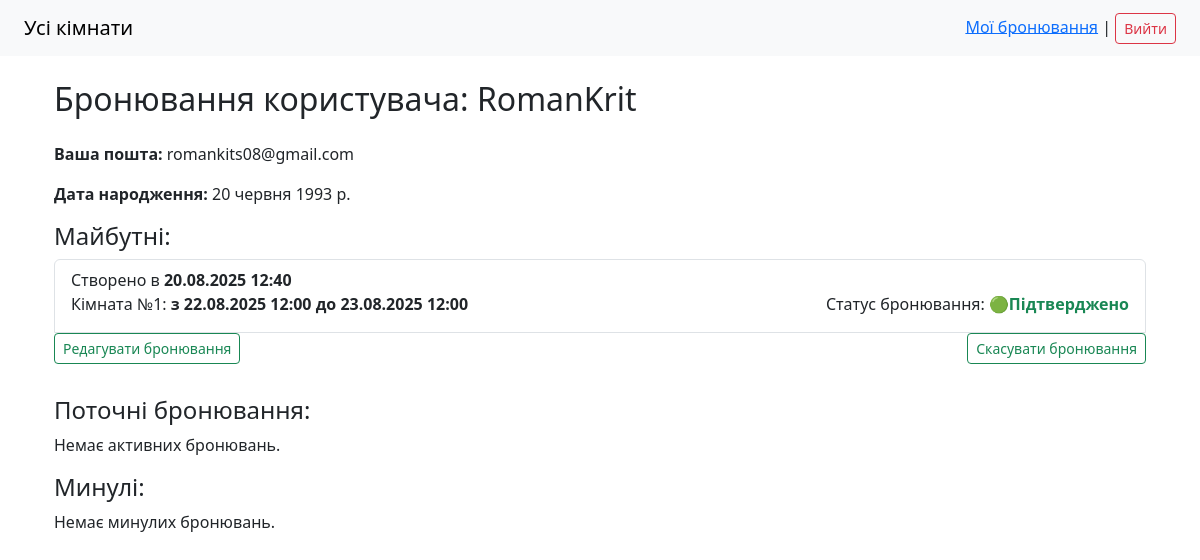
/my_bookings/ (signed in), run on the app's committed database.
### booking/models.py (models this page shows, shortened)
class CustomUser(AbstractUser):
    birth_date = models.DateField(blank=True, null=True)

class Booking(models.Model):
    user = models.ForeignKey(CustomUser, on_delete=models.CASCADE, related_name='bookings')
    room = models.ForeignKey(Room, on_delete = models.CASCADE, related_name = 'bookings')
    start_time = models.DateTimeField()
    end_time = models.DateTimeField()
    created_at = models.DateTimeField(auto_now_add = True)
    status = models.CharField(
        max_length = 20,
        choices = [
            ('pending', 'Очікує підтвердження'),
            ('confirmed', 'Підтверджено'),
            ('cancelled', 'Скасовано')
        ],
        default = 'pending'
    )
    class Meta:
        ordering = ['-created_at']
        verbose_name = "Бронювання"
        verbose_name_plural = "Бронювання"

class Room(models.Model):
    number = models.PositiveIntegerField(unique = True)
    description = models.TextField(blank = True)
    capacity = models.PositiveIntegerField()
    price_per_hour = models.DecimalField(max_digits = 6, decimal_places = 2)
    is_active = models.BooleanField(default=True)
    class Meta:
        verbose_name = "Кімната"
        verbose_name_plural = "Кімнати"

### booking/views.py (the view)
# urls.py: path('my_bookings/', views.my_bookings, name='my_bookings'),
@login_required
def my_bookings(request: HttpRequest):
    user = request.user
    now = timezone.now()
    future_bookings = Booking.objects.filter(user = user, start_time__gte=now).order_by('start_time')
    active_bookings = Booking.objects.filter(user=user, start_time__lte=now, end_time__gte=now).order_by('start_time')
    past_bookings = Booking.objects.filter(user = user, end_time__lt=now).order_by('-start_time')
    return render(request, 'booking/my_bookings.html', {
        'future_bookings': future_bookings,
        'past_bookings': past_bookings,
        'active_bookings': active_bookings
    })

### booking/templates/booking/my_bookings.html (shortened to what this page needs)
{% extends 'base.html' %}
{% block content %}
  <div class="container mt-4">
    <h2 class="mb-4">Бронювання користувача: {{user.username}}</h2>
    <p><strong>Ваша пошта:</strong> {{ user.email }}</p>
    <p><strong>Дата народження:</strong> {{ user.birth_date }}</p>
    <h4>Майбутні:</h4>
    {% if future_bookings %}
      <ul class="list-group mb-4">
        {% for booking in future_bookings %}
        <li class="list-group-item">
          Створено в <strong>{{ booking.created_at|date:"d.m.Y H:i" }}</strong>
          <div class="d-flex justify-content-between mb-2">
            <div>
              Кімната №{{ booking.room.number }}: <strong>з {{ booking.start_time|date:"d.m.Y H:i" }} до {{ booking.end_time|date:"d.m.Y H:i" }}</strong>
            </div>
            <div>
              Статус бронювання:
              <strong>{% with booking.get_status_display as status %}
                {% if status == 'Очікує підтвердження' %}
                <span class="text-warning">🟡{{ status }}</span>
                {% elif status == 'Підтверджено' %}
                  <span class="text-success">🟢{{ status }}</span>
                {% else %}
                  <span class="text-danger">🔴{{ status }}</span>
                {% endif %}
              {% endwith %}
              </strong>
            </div>
          </div>
        </li>
          <div class="d-flex justify-content-between mb-2">
            <div>
              <a href="{% url 'edit_booking' booking.pk %}" class="btn btn-outline-success btn-sm">Редагувати бронювання</a>
            </div>
            <div>
              <form action="{% url 'cancel_booking' booking.pk %}" method="POST">
                <button type="submit" class="btn btn-outline-success btn-sm">Скасувати бронювання</button>
              </form>
            </div>
          </div>
        {% endfor %}
      </ul>
    {% else %}
      <p>Немає майбутніх бронювань.</p>
    {% endif %}
    <h4>Поточні бронювання:</h4>
    {% if active_bookings %}
      <ul class="list-group mb-4">
        {% for booking in active_bookings %}
          <li class="list-group-item">
            Створено в <strong>{{ booking.created_at|date:"d.m.Y H:i" }}</strong>
            <div class="d-flex justify-content-between mb-2">
              <div>
                Кімната №{{ booking.room.number }}: <strong>з {{ booking.start_time|date:"d.m.Y H:i" }} до {{ booking.end_time|date:"d.m.Y H:i" }}</strong>
              </div>
              <div>
                Статус бронювання:
                <strong>{% with booking.get_status_display as status %}
                  {% if status == 'Очікує підтвердження' %}
                  <span class="text-warning">🟡{{ status }}
                  {% elif status == 'Підтверджено' %}
                    <span class="text-success">🟢{{ status }}</span>
                  {% else %}
                    <span class="text-danger">🔴{{ status }}</span>
                  {% endif %}
                {% endwith %}
                </strong>
              </div>
            </div>
          </li>
          <div class="d-flex justify-content-between mb-2">
            <div>
              <a href="{% url 'edit_booking' booking.pk %}" class="btn btn-outline-success btn-sm">Редагувати бронювання</a>
            </div>
            <div>
              <form action="{% url 'cancel_booking' booking.pk %}" method="POST">
                {% csrf_token %}
                <button type="submit" class="btn btn-outline-success btn-sm">Скасувати бронювання</button>
              </form>
            </div>
          </div>
        {% endfor %}
      </ul>
    {% else %}
      <p>Немає активних бронювань.</p>
    {% endif %}
    <h4>Минулі:</h4>
    {% if past_bookings %}
      <ul class="list-group">
        {% for booking in past_bookings %}
        <li class="list-group-item">
          Створено в <strong>{{ booking.created_at|date:"d.m.Y H:i" }}</strong>
          <div class="d-flex justify-content-between mb-2">
            <div>
              Кімната №{{ booking.room.number }}: <strong>з {{ booking.start_time|date:"d.m.Y H:i" }} до {{ booking.end_time|date:"d.m.Y H:i" }}</strong>
            </div>
            <div>
              Статус бронювання:
              <strong>{% with booking.get_status_display as status %}
                {% if status == 'Очікує підтвердження' %}
                <span class="text-warning">🟡{{ status }}
                {% elif status == 'Підтверджено' %}
                  <span class="text-success">🟢{{ status }}</span>
                {% else %}
                  <span class="text-danger">🔴{{ status }}</span>
                {% endif %}
              {% endwith %}
              </strong>
            </div>
          </div>
        </li>
          <div class="d-flex justify-content-between mb-2">
            <div>
              <form action="{% url 'cancel_booking' booking.pk %}" method="POST">
                {% csrf_token %}
                <button type="submit" class="btn btn-outline-success btn-sm">Видалити бронювання</button>
            </div>
          </div>
        {% endfor %}
      </ul>
    {% else %}
      <p>Немає минулих бронювань.</p>
    {% endif %}
  </div>
{% endblock %}

### data on the page
CustomUser: username "RomanKrit", email "romankits08@gmail.com", birth_date "20 червня 1993 р."
Booking: created_at "20.08.2025 12:40", room.number "1", start_time "22.08.2025 12:00", end_time "23.08.2025 12:00", status "Підтверджено"
